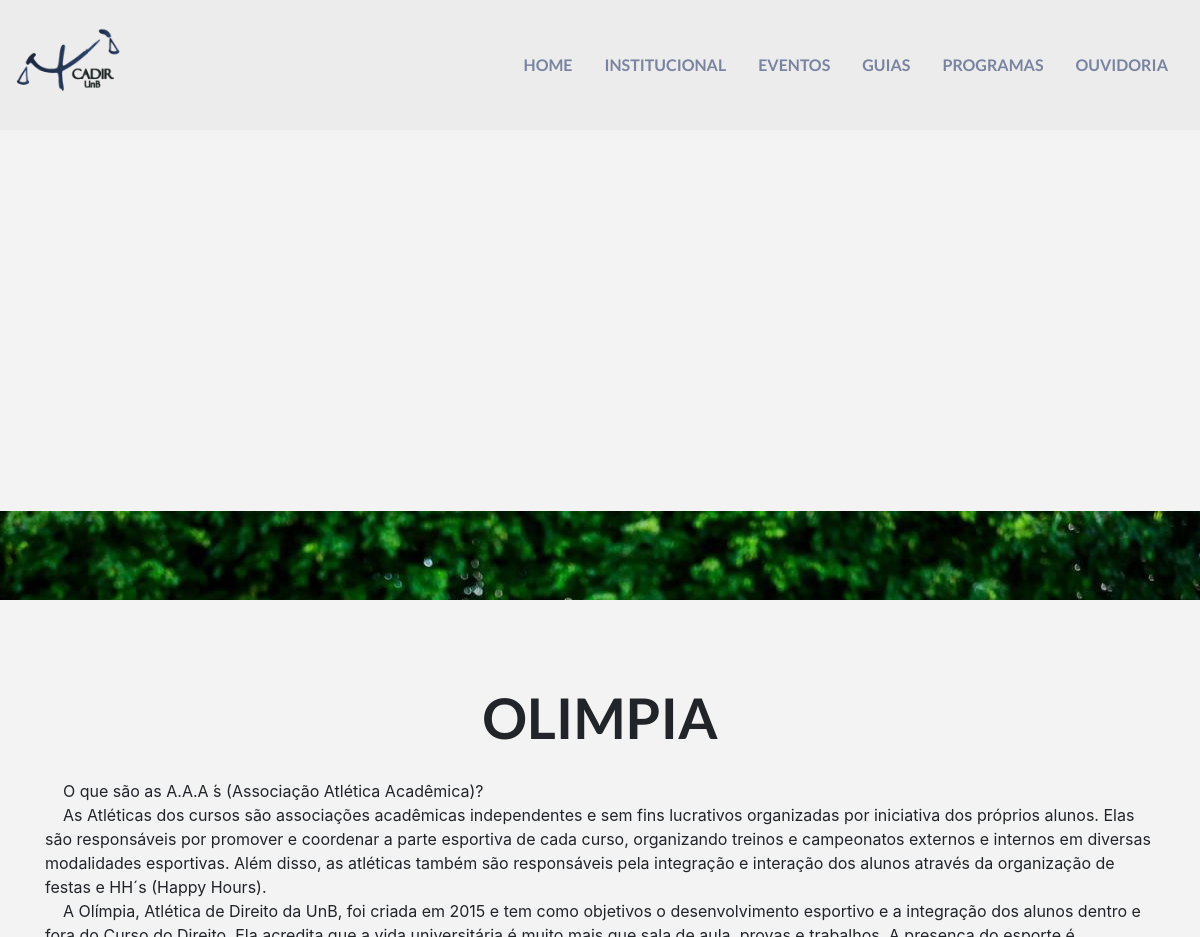
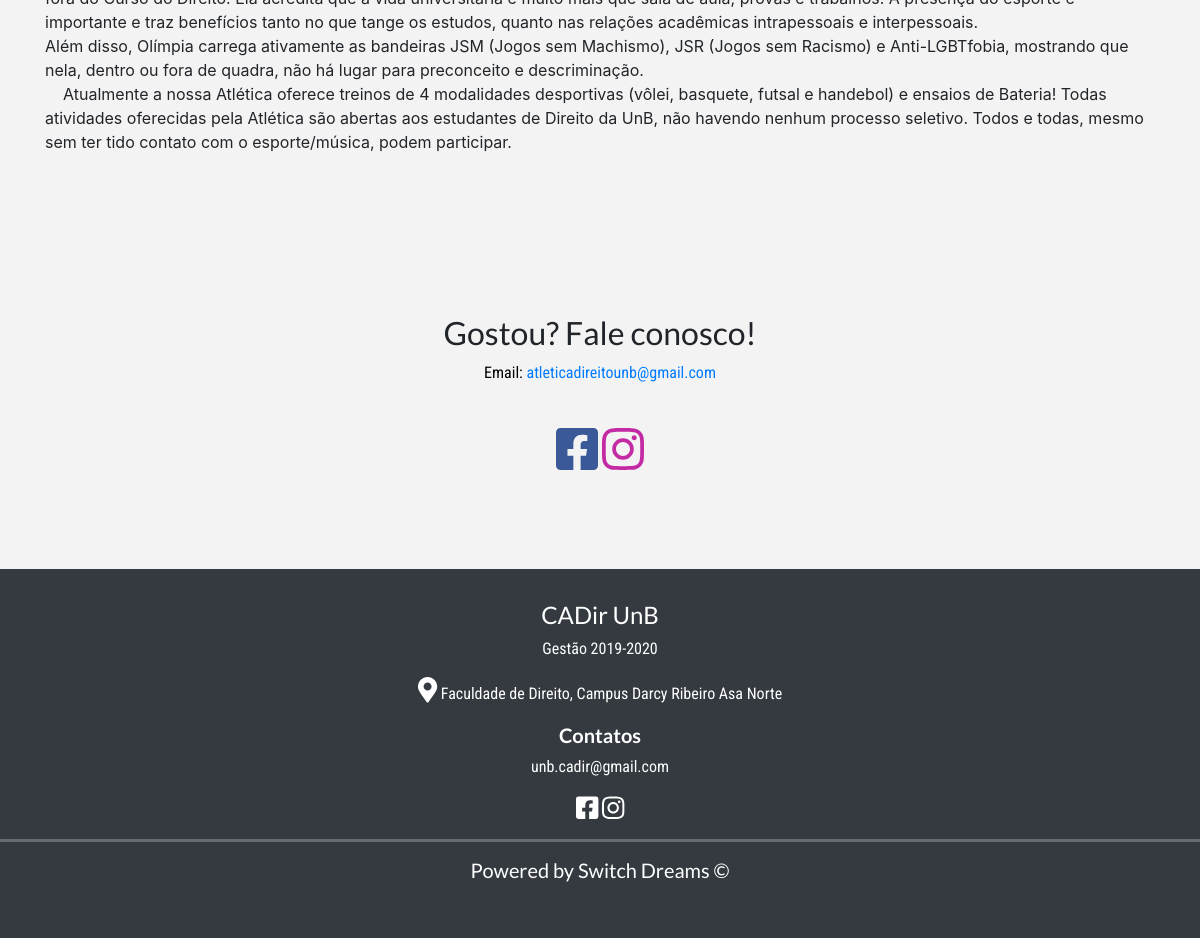
The page /programas/5 on the database its author committed (2 pictures, top to bottom).
### programas/models.py (models this page shows, shortened)
class Programa(models.Model):
    TIPOS_CHOICES = (
        ('ATL', 'Atlética'),
        ('EJ', 'Empresa Júnior'),
        ('GE', 'Grupos de extensão'),
        ('OUT', 'Outros'),
    )
    nome = models.CharField('nome', max_length=120, blank=False)
    logo = models.ImageField('logo', upload_to='programas_logo')
    text = models.TextField('descricao')
    email = models.CharField('email', max_length=120)
    tipo = models.CharField('tipo', max_length=3, choices=TIPOS_CHOICES, default='OUT')
    show_img = models.ImageField('show_img', upload_to='programas_show_img', default='martelo.jpg')
    facebook = models.URLField(blank=True)
    instagram = models.URLField(blank=True)
    site = models.URLField(blank=True)
    twitter = models.URLField(blank=True)
    class Meta:
        verbose_name_plural = "Programas"
        verbose_name = "Programa"

### programas/views.py (the view)
# urls.py: path('<int:pk>', views.show, name='show')
def show(request, **kwargs):
    template_name = 'programas_show.html'
    context = {
        "Programa": Programa.objects.filter(id=int(kwargs['pk'])).get()
    }
    return render(request, template_name, context)

### programas/templates/programas_show.html (shortened to what this page needs)
{% extends "base.html" %}
{% load static %}
{% load staticfiles %}
{% block content %}
    <br>
    <br>
    <br>
    <br>
    <br>
    <div id="programas-fixed"
         style="background: url('{% get_media_prefix %}{{ Programa.show_img }}') no-repeat center center fixed;">
    </div>
    <div class="container">
        <div class="jumbotron jumbotron-fluid">
            <h1 class="text-center font-weight-bold display-4"> {{ Programa.nome }} </h1>
            {{ Programa.text|safe }}
        </div>
    </div>
    <div class="container text-center">
        <div class="jumbotron jumbotron-fluid">
            <h2 clas>Gostou? Fale conosco!</h2>
            <p>Email: <a href="{{ Programa.email }}">{{ Programa.email }}</a></p></p>
            <br>
            <div class="container no-gutters">
                <div class="row">
                    <div class="col">
                        {% if Programa.facebook %}
                            <a id="facebook" href="{{ Programa.facebook }}"><i class="fab fa-facebook-square fa-3x"></i></a>
                        {% endif %}
                        {% if Programa.instagram %}
                            <a id="instagram" href="{{ Programa.instagram }}"><i class="fab fa-instagram fa-3x"></i></a>
                        {% endif %}
                    </div>
                </div>
            </div>
        </div>
    </div>
{% endblock %}

### static/css/main_page.css (style rules this page uses)
:root { --cadir-blue-faded: #3c5a8c; --cadir-blue: #001652; --bg-white: #f3f3f3; --bg-white-nav: #ececec; }
p { font-family: 'Roboto Condensed', sans-serif; color: black; }
h1, h2, h3, h4, h5, h6 { font-family: 'Lato', sans-serif; }

### static/css/programas.css (style rules this page uses)
:root { --cadir-blue-faded: #3c5a8c; --cadir-blue: #001652; --bg-white: #f3f3f3; --bg-white-nav : #ececec; }
#programas-fixed { display: table; height: 60%; position: relative; width: 100%; background-size: cover; }
h1 { padding: 20px 0; text-transform: uppercase; }
.jumbotron { background-color:var(--bg-white); }
#facebook { color: #3b5998; }
#instagram { color: #c32aa3; }

### static/css/eventos.css (style rules this page uses)
:root { --cadir-blue-faded: #3c5a8c; --cadir-blue: #001652; --bg-white: #f3f3f3; --bg-white-nav: #ececec; }

### static/css/templates.css (style rules this page uses)
:root { --cadir-blue-faded: #0016527c; --cadir-blue: #001652; --bg-white: #f3f3f3; --bg-white-nav : #ececec; }
html, body { height: 100%; width: 100%; margin: 0; padding: 0; background-color: var(--bg-white); }
body { position: relative; }

### rows shown on the page
Programa: show_img (picture), nome "OLIMPIA", text "O que são as A.A.A ́s (Associação Atlética Acadêmica)? As Atléticas dos cursos são associações acadêmicas independentes e sem fins lucrativos organizadas por iniciativa dos próprios alunos. Elas são responsáveis por promover e coordenar a parte esportiva de cada curso, organizando treinos e campeonatos externos e internos em diversas modalidades esportivas. Além disso, as atléticas também são responsáveis pela integração e interação dos alunos através da organização de festas e HH´s (Happy Hours). A Olímpia, Atlética de Direito da UnB, foi criada em 2015 e tem como objetivos o desenvolvimento esportivo e a integração dos alunos dentro e fora do Curso do Direito. Ela acredita que a vida…", email "atleticadireitounb@gmail.com"
